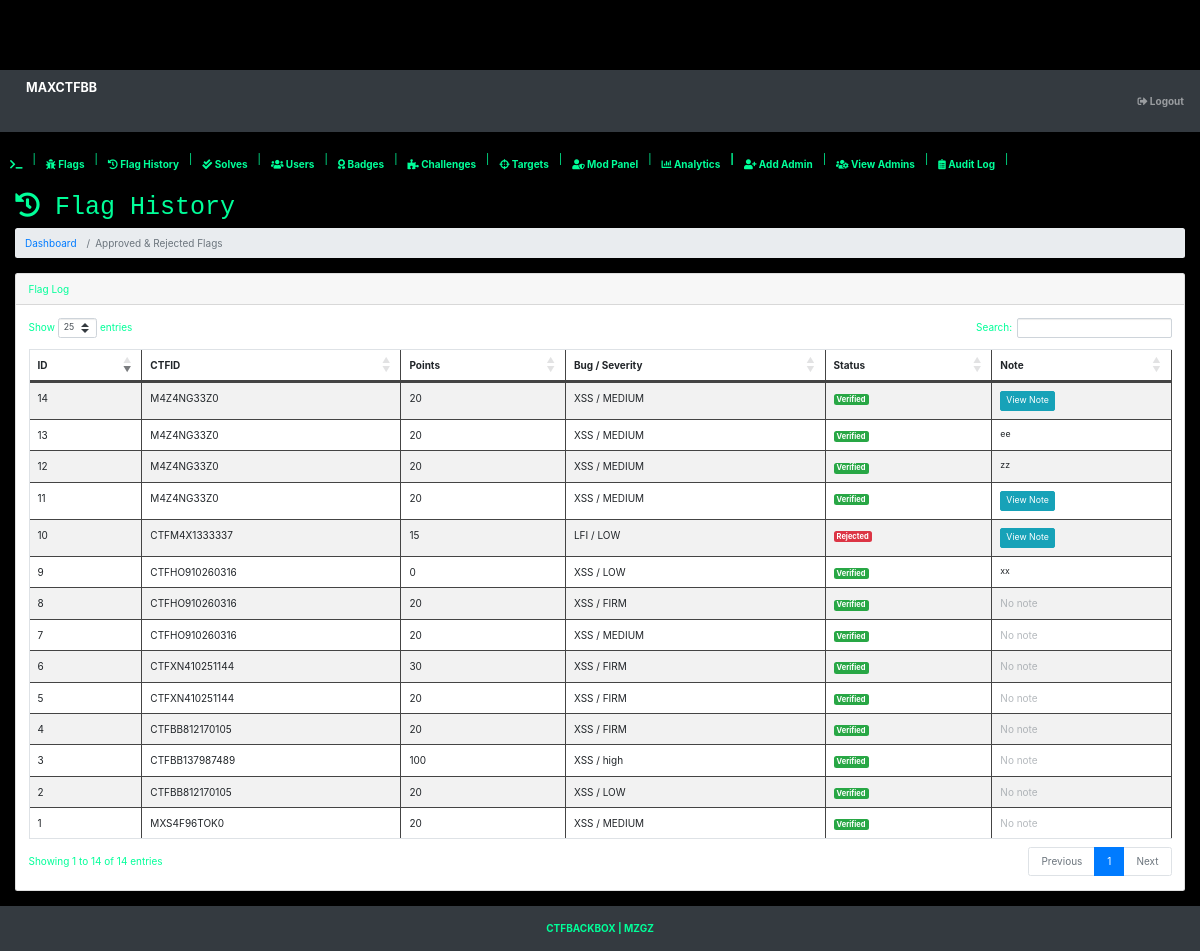
The app's page /admin/ctflog.php (signed in), older data.
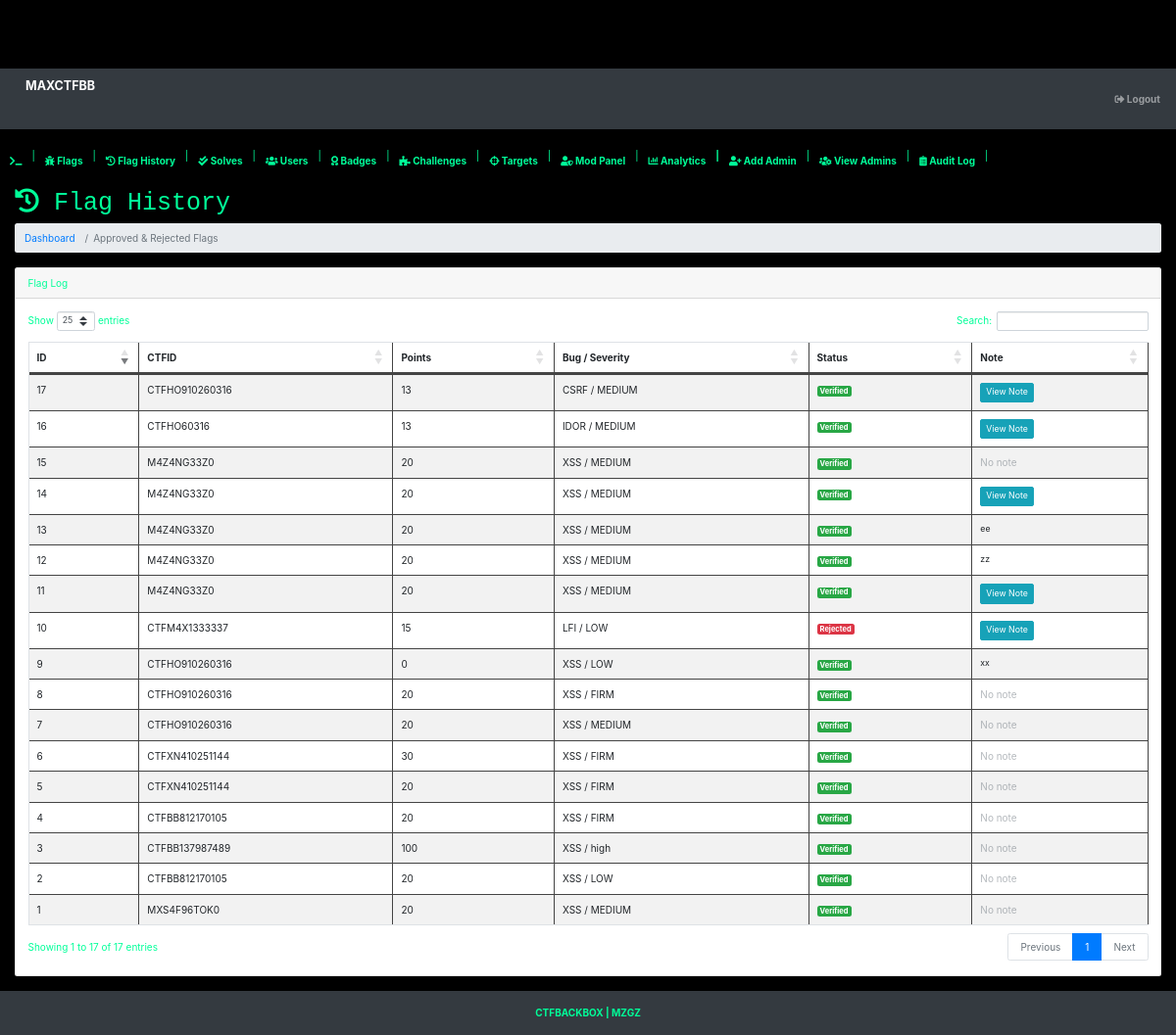
The same page, newer data.
### tables this page shows
CREATE TABLE `reportx` (
  `id` int(11) NOT NULL,
  `walletid` varchar(60) NOT NULL,
  `amount` varchar(10) NOT NULL,
  `proofimage` text NOT NULL,
  `date` varchar(60) NOT NULL,
  `status` text NOT NULL,
  `bug` varchar(15) NOT NULL,
  `severity` varchar(15) NOT NULL,
  `notes` text NOT NULL
);

### admin/ctflog.php (the view, shortened to what the changed rows need)
<?php
include 'config.php';
?>
<!DOCTYPE html>
<html lang="en">
<head>
    <link href="css/hacker.css" rel="stylesheet" />
    <link href="css/alert.css" rel="stylesheet" />
    <link href="https://cdnjs.cloudflare.com/ajax/libs/font-awesome/5.15.4/css/all.min.css" rel="stylesheet" />
    <link href="https://cdn.jsdelivr.net/npm/bootstrap@4.6.2/dist/css/bootstrap.min.css" rel="stylesheet" />
    <link rel="stylesheet" href="https://cdn.datatables.net/1.13.6/css/dataTables.bootstrap4.min.css">
</head>
<body class="sb-nav-fixed" style="background-color: #000; color: #00ff99;">
<div id="layoutSidenav">
<div id="layoutSidenav_content">
<main>
<div class="container-fluid">
<h1 class="mt-4"><i class="fas fa-history"></i> Flag History</h1>
<div class="card mb-4">
<div class="card-body">
<div class="table-responsive">
<table class="table table-bordered table-striped" id="dataTable" width="100%" cellspacing="0">
<thead>
<tr>
    <th>ID</th>
    <th>CTFID</th>
    <th>Points</th>
    <th>Bug / Severity</th>
    <th>Status</th>
    <th>Note</th>
</tr>
</thead>
<tbody>
<?php
$get = mysqli_query($conn,"SELECT * FROM reportx WHERE status IN ('approved','rejected')");
if(mysqli_num_rows($get) > 0) {
    while($row = mysqli_fetch_array($get)){
        $note = isset($row['notes']) ? trim($row['notes']) : '';
?>
<tr>
    <td><?php echo htmlspecialchars($row['id'], ENT_QUOTES, 'UTF-8'); ?></td>
    <td><?php echo htmlspecialchars($row['walletid'], ENT_QUOTES, 'UTF-8'); ?></td>
    <td><?php echo htmlspecialchars($row['amount'], ENT_QUOTES, 'UTF-8'); ?></td>
    <td><?php echo htmlspecialchars($row['bug'] . ' / ' . $row['severity'], ENT_QUOTES, 'UTF-8'); ?></td>
    <td>
        <?php if($row['status']=='approved'){ ?>
            <span class="badge badge-success">Verified</span>
        <?php } elseif($row['status']=='rejected'){ ?>
            <span class="badge badge-danger">Rejected</span>
        <?php } ?>
    </td>
    <td>
        <?php if(!empty($note)) { ?>
            <?php if(strlen($note) > 2){ ?>
                <button type="button" class="btn btn-info btn-sm view-note-btn"
                        data-note="<?php echo htmlspecialchars($note, ENT_QUOTES, 'UTF-8'); ?>"
                        data-id="<?php echo htmlspecialchars($row['id'], ENT_QUOTES, 'UTF-8'); ?>">
                    View Note
                </button>
            <?php } else {
                echo '<div class="small">' . nl2br(htmlspecialchars($note, ENT_QUOTES, 'UTF-8')) . '</div>';
            } ?>
        <?php } else { ?>
            <span class="text-muted">No note</span>
        <?php } ?>
    </td>
</tr>
<?php }
} else { ?>
    <tr>
        <td colspan="6" class="text-center">No approved or rejected flags found.</td>
    </tr>
<?php } ?>
</tbody>
</table>
</div>
</div>
</div>
</div>
</main>
</div>
</div>
</body>
</html>

Row changes from the older to the newer data that the page shows:
added reportx: id "15", walletid "M4Z4NG33Z0", amount "20", bug+severity "XSS / MEDIUM", status "Verified", shows "No note"
added reportx: id "16", walletid "CTFHO60316", amount "13", bug+severity "IDOR / MEDIUM", status "Verified"
added reportx: id "17", walletid "CTFHO910260316", amount "13", bug+severity "CSRF / MEDIUM", status "Verified"
Text that changed along with them:
text written by a page script: "Show entries Search: Showing 1 to 14 of 14 entries Previous 1 Next" → "Show entries Search: Showing 1 to 17 of 17 entries Previous 1 Next"
